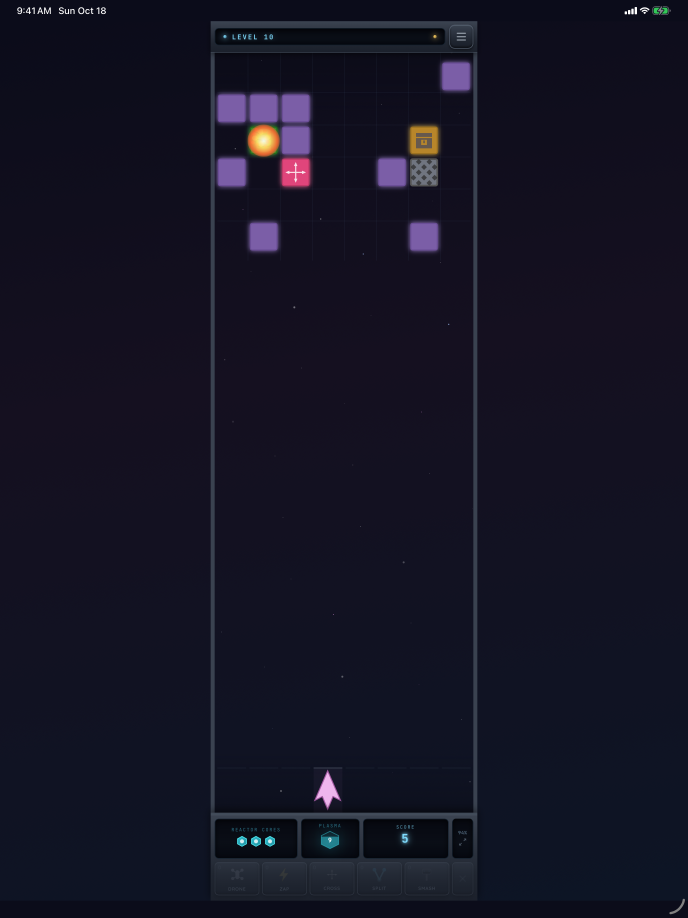
#> input picture store/screenshots/raw/ipad-01-chain-reaction.png, 2064 x 2752 px (shown at 1/3 size); its folder holds only this picture in this run
$ python frame_screenshots.py
#> lines starting #> are read from the running program, lines starting #| are printed output that depends on the picture; after the words box and inside, x2 and y2 are one past the last pixel; in counts of white or black regions, pixels touching at a corner belong together
#!/usr/bin/env python3
"""Frame raw Simulator captures into App Store marketing screenshots.

Usage (from cosmic-drift/store):  python3 frame_screenshots.py [QUICKSAND_TTF]

Reads  screenshots/raw/<device>-NN-name.png   (native Simulator resolution)
Writes screenshots/final/<device>-NN-name.png (Apple's required sizes):
  iphone  1320 x 2868  (6.9-inch iPhone)
  ipad    2064 x 2752  (13-inch iPad)

Each final is the raw capture on a dark navy background with one caption line
above it. The caption sits in its own band, so it never covers the game.
Quicksand ships in ../vendor/fonts as a woff2; Pillow cannot read woff2, so pass
a TTF conversion (fontTools + brotli:  TTFont(woff2).save(ttf) after setting
flavor = None). Without one, a system rounded sans is used.
"""
import os
import sys
from PIL import Image, ImageDraw, ImageFilter, ImageFont

HERE = os.path.dirname(os.path.abspath(__file__))
RAW = os.path.join(HERE, "screenshots", "raw")
FINAL = os.path.join(HERE, "screenshots", "final")

NAVY = (11, 12, 26)          # #0b0c1a, STYLE_GUIDE.md
TEXT = (232, 238, 255)
ACCENT = (128, 221, 255)     # #80ddff, the game's cyan

# device -> canvas size, caption band height, bottom margin, side margin,
# screen corner radius as a fraction of the screenshot width, caption px
DEVICES = {
    "iphone": dict(size=(1320, 2868), top=330, bottom=150, side=120, corner=0.115, font=124),
    "ipad": dict(size=(2064, 2752), top=300, bottom=130, side=140, corner=0.030, font=150, patch_corner=True),
}

# App Store Connect's required iPhone slot is "iPhone with Dynamic Island (medium display)",
# 1206 x 2622. The 1320 x 2868 set above fits the optional "large display" slot. The same
# iphone-* raw captures are rendered a second time at the medium size into final/medium/.
MEDIUM_IPHONE = dict(size=(1206, 2622), top=302, bottom=137, side=110, corner=0.115, font=113)
FINAL_MEDIUM = os.path.join(FINAL, "medium")

# file stem (after the device prefix) -> caption
CAPTIONS = {
    "01-chain-reaction": "Fire. Chain. Clear.",
    "02-workshop-splash": "Meet the Workshop",
    "03-level-builder": "Build your own levels",
    "04-block-designer": "Design every block",
    "05-hangar": "Your ship, your rules",
    "06-level-clear": "Clear it. Climb higher.",
    "07-splash": "A block shooter puzzle",
    "08-paywall": "One purchase. No subscription.",
}

FALLBACKS = [
    "/System/Library/Fonts/SFNSRounded.ttf",
    "/System/Library/Fonts/Supplemental/Arial Rounded Bold.ttf",
    "/System/Library/Fonts/Helvetica.ttc",
]


def load_font(path, px):
    if path and os.path.exists(path):
        f = ImageFont.truetype(path, px)
        try:
            f.set_variation_by_axes([700])  # Quicksand wght axis: bold
        except Exception:
            pass
        return f
    for p in FALLBACKS:
        if os.path.exists(p):
            return ImageFont.truetype(p, px)
    return ImageFont.load_default()


def rounded_mask(size, radius):
    m = Image.new("L", size, 0)
    ImageDraw.Draw(m).rounded_rectangle((0, 0, size[0] - 1, size[1] - 1), radius, fill=255)
    return m


def compose(raw_path, out_path, caption, cfg, ttf):
#> called with caption = 'Fire. Chain. Clear.'
    W, H = cfg["size"]
    raw = Image.open(raw_path).convert("RGB")
    if cfg.get("patch_corner"):
        # The iPad Simulator draws a grey arc in the bottom-right corner of its
        # screenshots. Paint it out with the colour just beside it.
        w, h = raw.size
#> w = 2064; h = 2752
        c = raw.getpixel((w - 200, h - 30))
#> c = (11, 12, 26)
        ImageDraw.Draw(raw).rectangle((w - 90, h - 62, w, h), fill=c)
    canvas = Image.new("RGB", (W, H), NAVY)
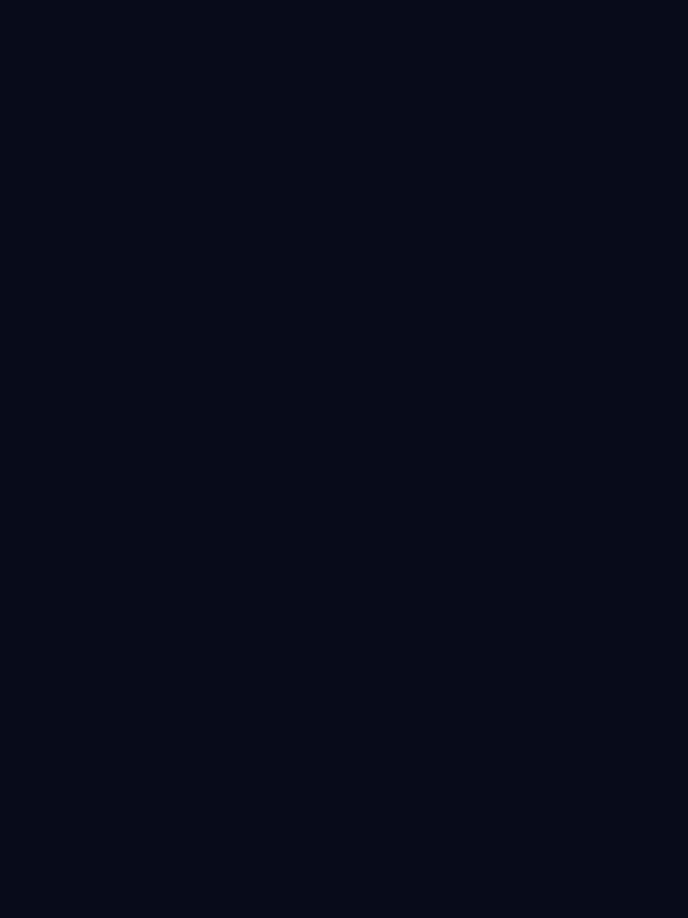
#> canvas: PIL image 2064x2752 RGB (shown at 1/3 size); mean R, G, B 11, 12, 26

    # soft cyan glow behind the device so the dark UI reads on the dark ground
    avail_w = W - 2 * cfg["side"]
    avail_h = H - cfg["top"] - cfg["bottom"]
    scale = min(avail_w / raw.width, avail_h / raw.height)
#> scale = 0.844
    sw, sh = round(raw.width * scale), round(raw.height * scale)
#> sw = 1742; sh = 2322
    shot = raw.resize((sw, sh), Image.LANCZOS)
    x = (W - sw) // 2
#> x = 161
    y = cfg["top"] + (avail_h - sh) // 2
#> y = 300
    r = round(sw * cfg["corner"])
#> r = 52

    glow = Image.new("RGB", (W, H), NAVY)
    gd = ImageDraw.Draw(glow)
    gd.rounded_rectangle((x - 6, y - 6, x + sw + 6, y + sh + 6), r + 6, fill=(34, 58, 96))
    glow = glow.filter(ImageFilter.GaussianBlur(40))
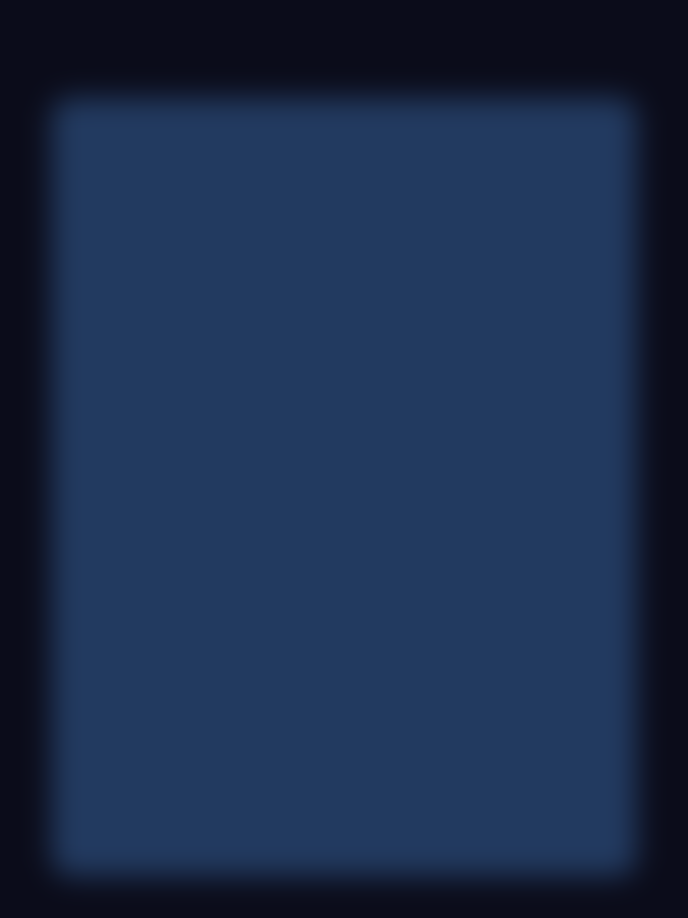
#> glow: PIL image 2064x2752 RGB (shown at 1/3 size); mean R, G, B 27.6, 45.2, 76.5
    canvas = Image.blend(canvas, glow, 0.85)

    # hairline frame, then the capture
    d = ImageDraw.Draw(canvas)
    d.rounded_rectangle((x - 4, y - 4, x + sw + 3, y + sh + 3), r + 4, fill=(54, 64, 98))
    canvas.paste(shot, (x, y), rounded_mask((sw, sh), r))
#> in rounded_mask, `m = Image.new("L", size, 0)`: m: PIL image 1742x2322 L; every value is 0
#> in rounded_mask, `ImageDraw.Draw(m).rounded_rectangle((0, 0, size[0] - 1, size[1] - 1), ..`:
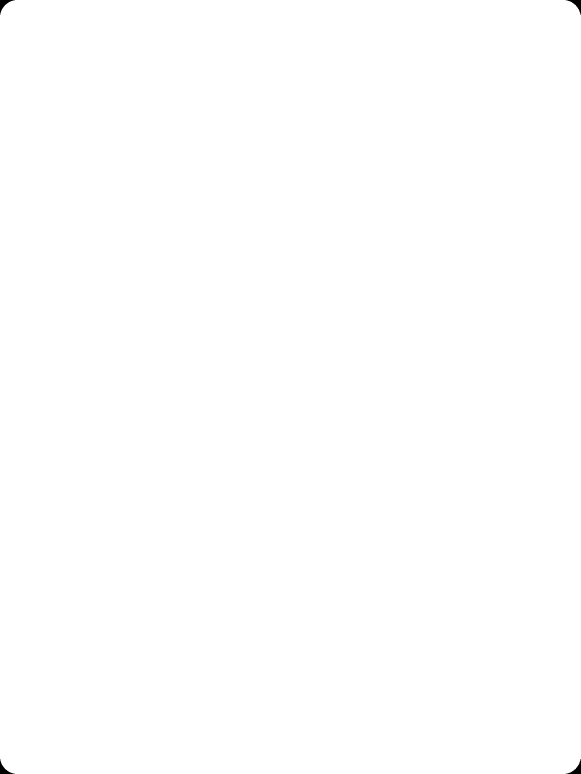
#> m: PIL image 1742x2322 L (shown at 1/3 size); 99.9% white; 4 black regions, box (x1, y1, x2, y2) and area: (0, 0, 45, 45) 595, (1697, 0, 1742, 45) 595, (0, 2277, 45, 2322) 595, (1697, 2277, 1742, 2322) 595
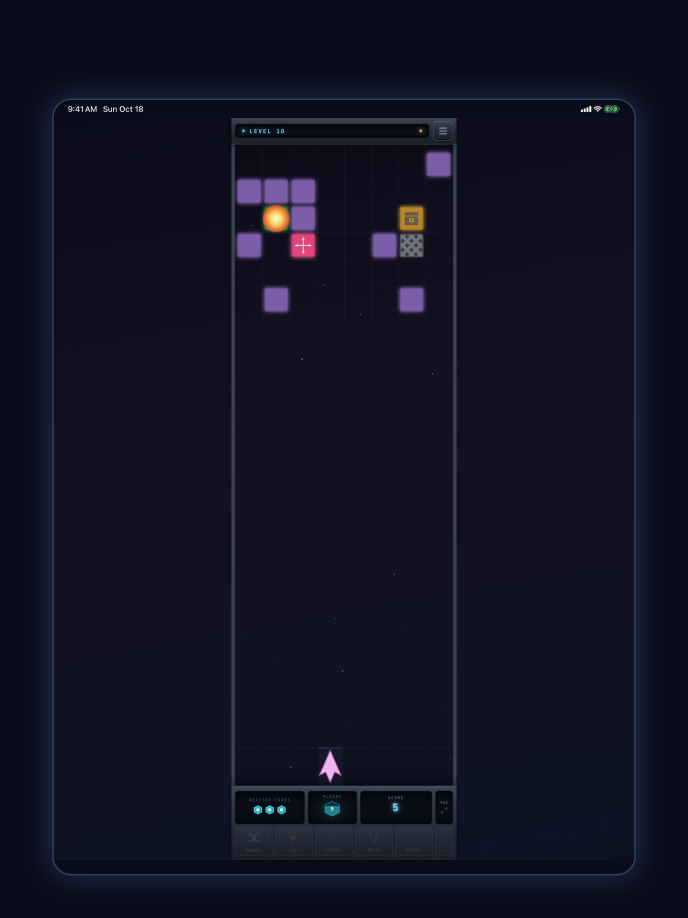
#> canvas: PIL image 2064x2752 RGB (shown at 1/3 size); mean R, G, B 18.3, 18.6, 34.4

    # caption, centred in the band above the capture
    font = load_font(ttf, cfg["font"])
    max_w = W - 2 * cfg["side"]
    while d.textlength(caption, font=font) > max_w and font.size > 40:
        font = load_font(ttf, font.size - 4)
#> this loop made 0 passes
    tw = d.textlength(caption, font=font)
#> tw = 83
    bbox = d.textbbox((0, 0), caption, font=font)
#> bbox = (0, 2, 83, 10)
    th = bbox[3] - bbox[1]
#> th = 8
    ty = (cfg["top"] - th) // 2 - bbox[1] - 18
#> ty = 126
    d.text(((W - tw) / 2, ty), caption, font=font, fill=TEXT)
    bar_w = round(W * 0.09)
    by = ty + bbox[3] + 34
#> by = 170
    d.rounded_rectangle(((W - bar_w) // 2, by, (W + bar_w) // 2, by + 8), 4, fill=ACCENT)

    canvas.save(out_path, "PNG", optimize=True)
    return canvas.size


def main():
    ttf = sys.argv[1] if len(sys.argv) > 1 else None
    os.makedirs(FINAL, exist_ok=True)
    made = 0
    for name in sorted(os.listdir(RAW)):
        if not name.endswith(".png"):
            continue
        stem = name[:-4]
        device, _, rest = stem.partition("-")
        if device not in DEVICES or rest not in CAPTIONS:
            print("skip", name)
            continue
        size = compose(os.path.join(RAW, name), os.path.join(FINAL, name),
                       CAPTIONS[rest], DEVICES[device], ttf)
        print(f"{name}: {size[0]}x{size[1]}")
#| ipad-01-chain-reaction.png: 2064x2752
        made += 1
        if device == "iphone":
            os.makedirs(FINAL_MEDIUM, exist_ok=True)
            size = compose(os.path.join(RAW, name), os.path.join(FINAL_MEDIUM, name),
                           CAPTIONS[rest], MEDIUM_IPHONE, ttf)
            print(f"medium/{name}: {size[0]}x{size[1]}")
            made += 1
    print(made, "framed")


if __name__ == "__main__":
    main()

$ run again, on store/screenshots/raw/ipad-06-level-clear.png
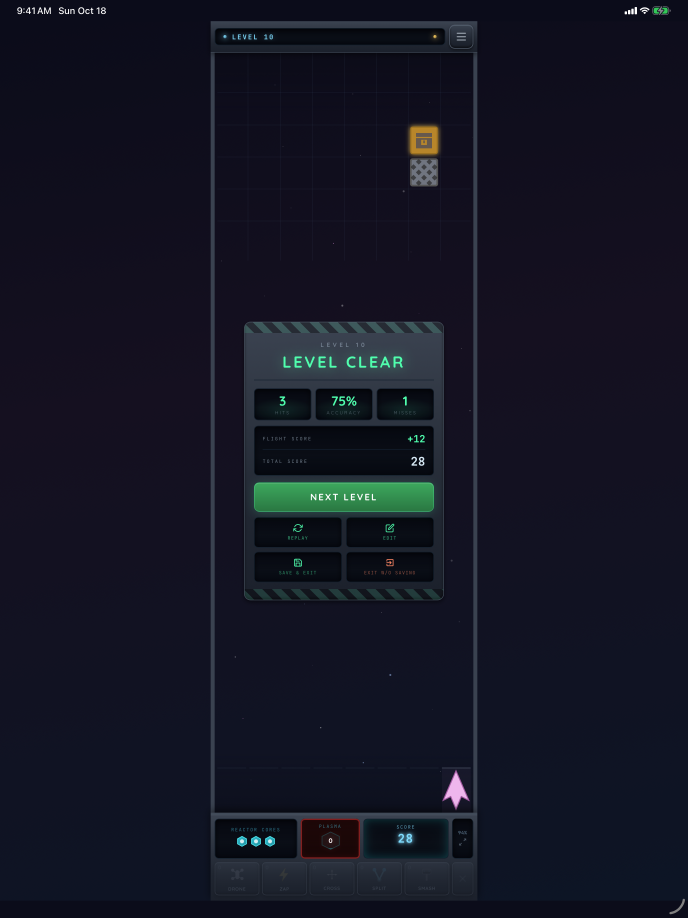
#> input picture store/screenshots/raw/ipad-06-level-clear.png, 2064 x 2752 px (shown at 1/3 size)
#> c = (11, 12, 26)
#> in compose, `canvas.paste(shot, (x, y), rounded_mask((sw, sh), r))`:
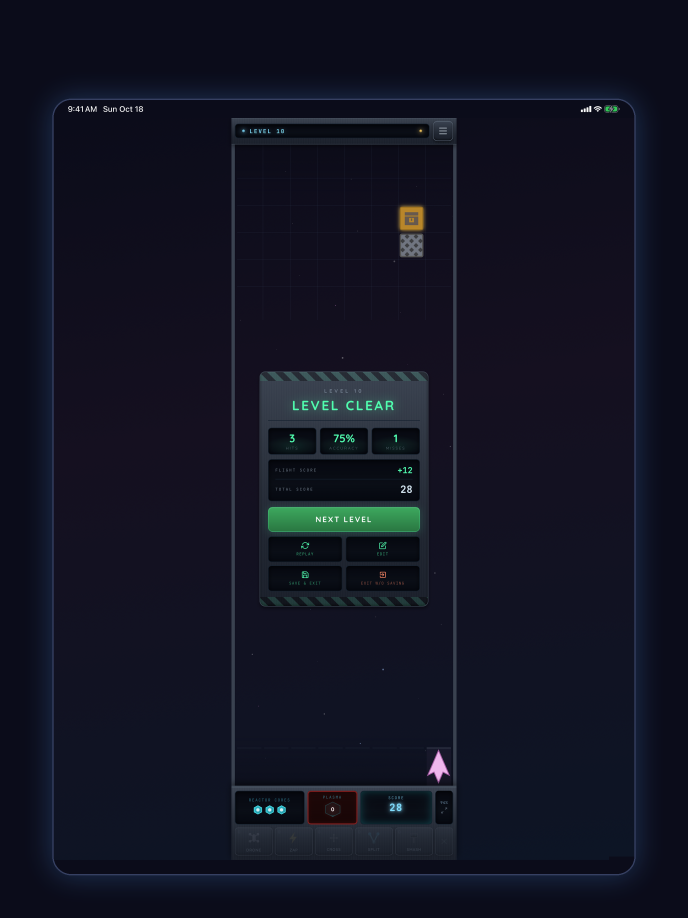
#> canvas: PIL image 2064x2752 RGB (shown at 1/3 size); mean R, G, B 17.8, 19.6, 34.1
#> tw = 102
#> bbox = (0, 2, 102, 12)
#> th = 10
#> ty = 125
#> by = 171
#| ipad-06-level-clear.png: 2064x2752
